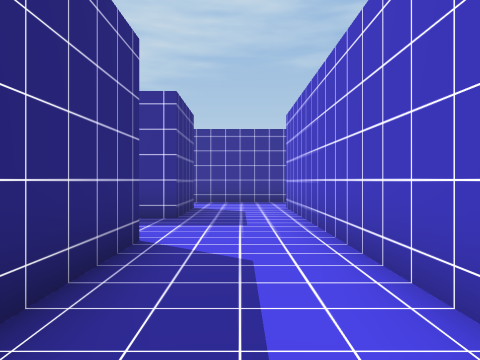
[1] (above)

24 first-person views from a walk through a Unity game level. The camera is 1.5 m above the floor, looks level and sees 70° across. The floor is counted in squares, 2 m on a side. Each view is taken from the middle of a square. On the plan, view 1 faces up. The plan holds only what a view shows up to about 11 squares ahead; the rest is blank. The place goes on beyond the plan. The player character is not drawn. Door leaves are left out, so doorways stand open. Some surface patterns are stand-ins.

[2]
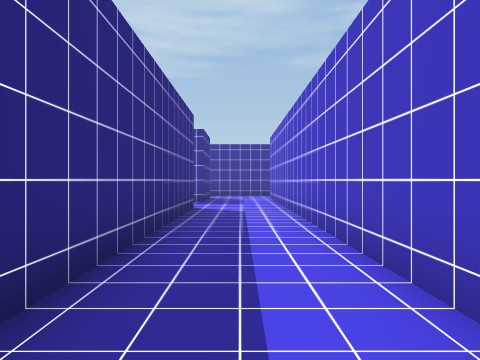

[3]
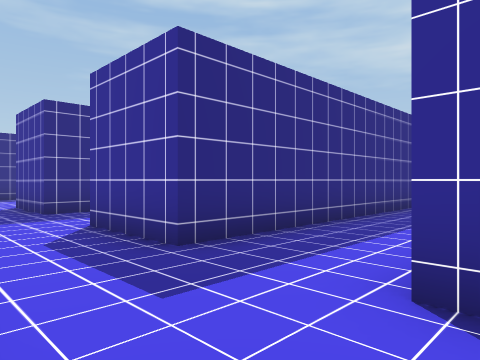

[4]
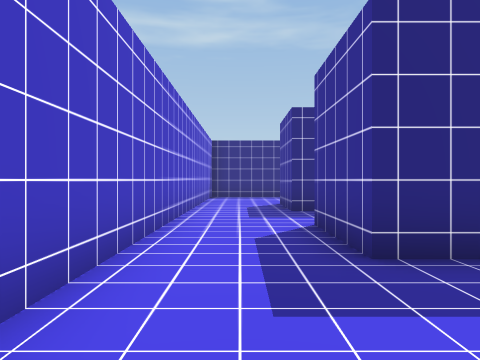

[5]
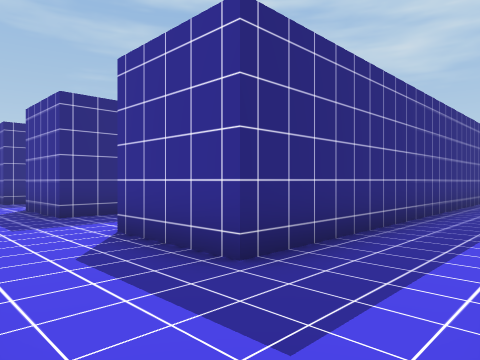

[6]
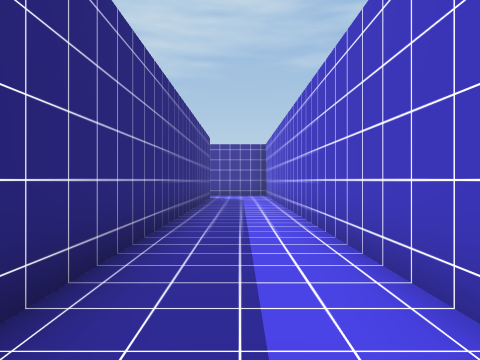

[7]
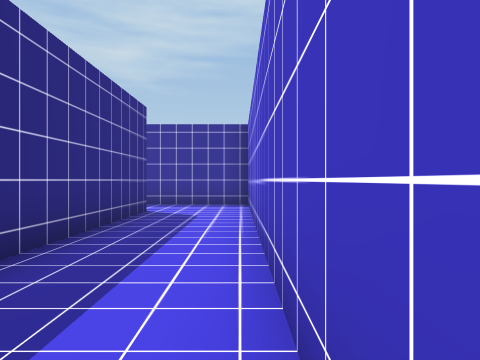

[8]
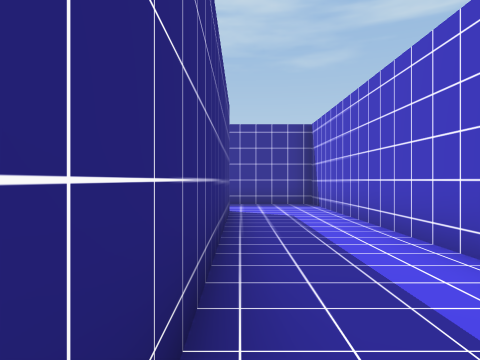

[9]
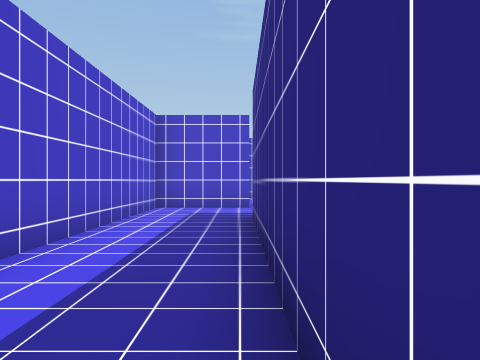

[10]
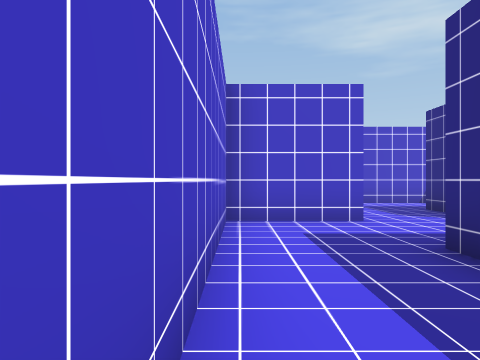

[11]
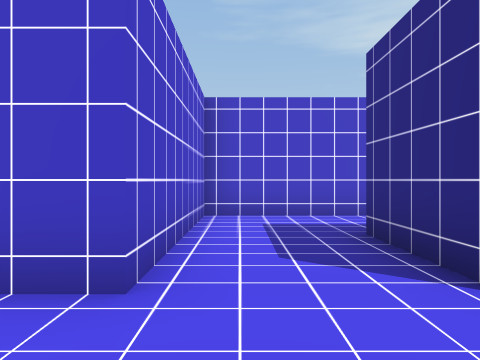

[12]
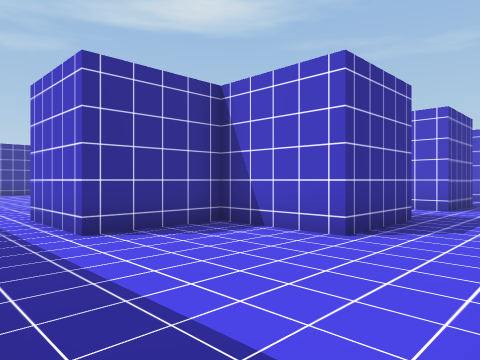

[13]
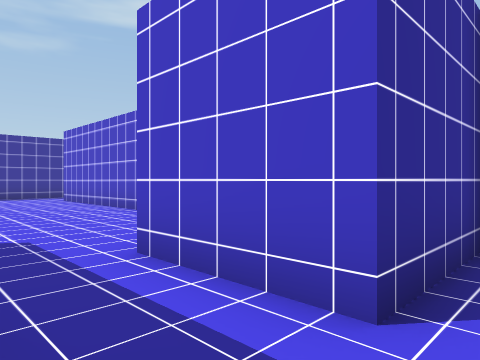

[14]
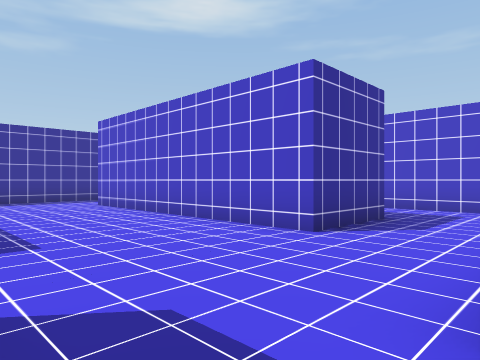

[15]
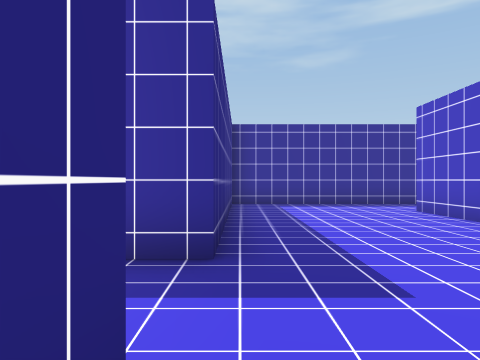

[16]
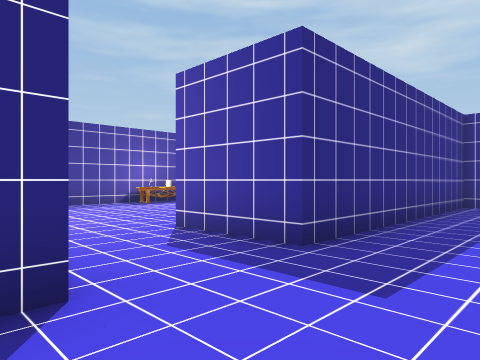

[17]
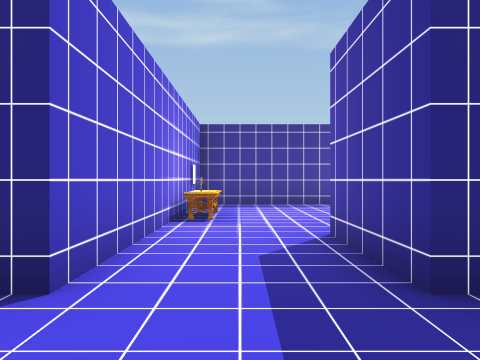

[18]
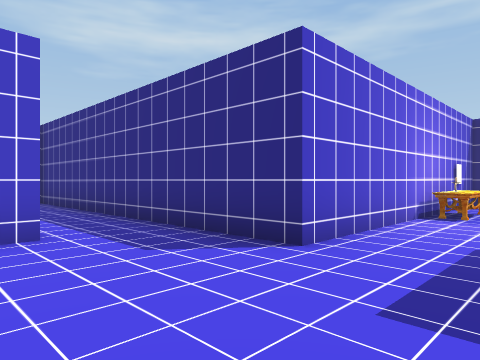

[19]
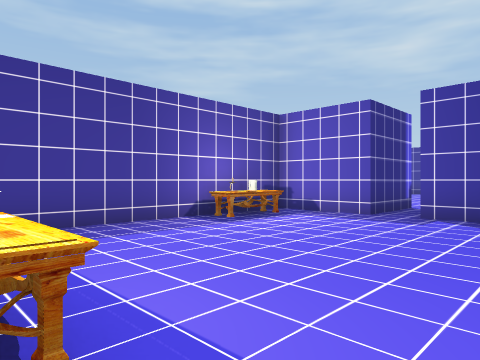

[20]
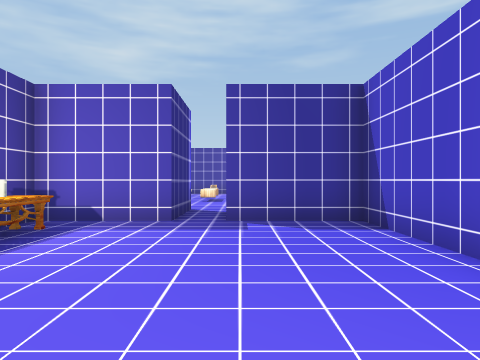

[21]
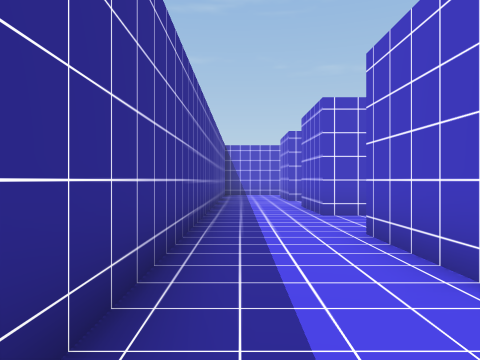

[22]
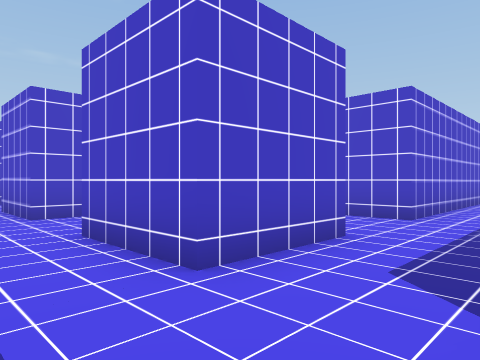

[23]
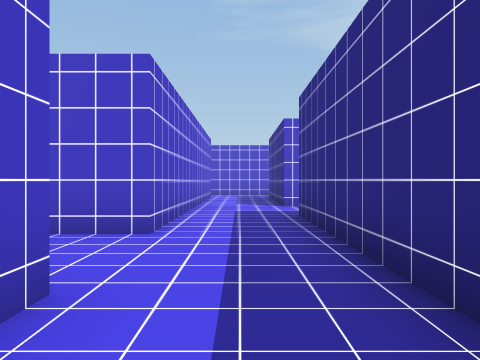

[24]
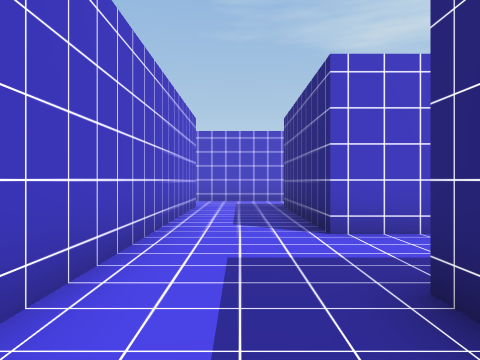

### Floor plan
Points are (right, up) in squares from view 1. A wall is a line through its corners. A room is listed if a view was taken in it or the views show most of it. See-through windows are left out.
Room 1 (views 1, 2, 3, 4, 5, 6, 7, 8, 9, 10, 11, 12, 13, 14, 22, 23, 24)
walls: (-1.2, 4.2) (-1.2, -5.7) (-3.8, -5.7) (-3.8, 4.2) (-2.2, 4.2); (1.3, -3.2) (1.3, 9.2) (3.8, 9.2) (3.8, -5.7) (1.2, -5.7); (-3.8, 6.8) (-3.8, 9.2) (-1.2, 9.2) (-1.2, 6.7) (-2, 6.7); (-7.8, -0.7) (-6.3, -0.7) (-6.3, -5.7) (-8.7, -5.7) (-8.7, -3.3) (-11.2, -3.3) (-11.2, -0.7); (-6.3, 7.2) (-6.3, 1.7) (-8.7, 1.7); (3.7, -8.2) (6.3, -8.2) (6.3, 11.7) (3, 11.7); (-0.1, 11.7) (-8.5, 11.7); (-8.7, 9.2) (-6.2, 9.2); (-8.9, -8.2) (0.2, -8.2); (-13.2, 0.6) (-13.2, -8.2)
ways out: opening at (-12.5, -0.5) to room 2; opening at (-7.5, 0.5) to room 2; opening at (-7.5, 10.5) to room 2; opening at (2.5, -9.5)
Room 2 (views 15, 16, 17, 18, 19, 20, 21)
walls: (-15.7, 6.1) (-15.7, 9.3) (-18.2, 9.3); (-8.7, 1.7) (-8.7, 9.2); (-11.2, -0.7) (-10.8, -0.7); (-8.5, 11.7) (-13.2, 11.7) (-13.2, 4.3) (-15.8, 4.3); (-19.2, 11.8) (-19.2, 9.3) (-21.7, 9.3) (-21.7, 1.8) (-13.2, 1.8) (-13.2, 0.6)
ways out: opening at (-12.5, -0.5) to room 1; opening at (-7.5, 0.5) to room 1; opening at (-7.5, 10.5) to room 1; open door at (-18.5, 12)
objects: other object (-21, 7); other object (-21, 8); other object (-18, 2)

Where each view was taken, in squares from view 1:
view 1: 0 up, 0 right, facing up
view 2: 5 down, 0 right, facing up
view 3: 8 down, 2 right, facing up-left
view 4: 7 down, 2 right, facing left
view 5: 8 down, 6 right, facing up-left
view 6: 5 down, 5 right, facing up
view 7: 1 up, 6 right, facing up
view 8: 1 up, 4 right, facing up
view 9: 1 up, 4 right, facing down
view 10: 2 down, 6 right, facing down
view 11: 6 down, 3 right, facing down
view 12: 8 down, 13 left, facing up-right
view 13: 4 down, 13 left, facing up-right
view 14: 1 down, 13 left, facing up-right
view 15: 1 up, 13 left, facing up
view 16: 1 up, 11 left, facing up-left
view 17: 3 up, 11 left, facing left
view 18: 4 up, 10 left, facing down-left
view 19: 2 up, 16 left, facing up-left
view 20: 3 up, 18 left, facing up
view 21: 11 up, 11 left, facing right
view 22: 11 up, 6 left, facing down-right
view 23: 9 up, 5 left, facing down
view 24: 4 up, 5 left, facing down
